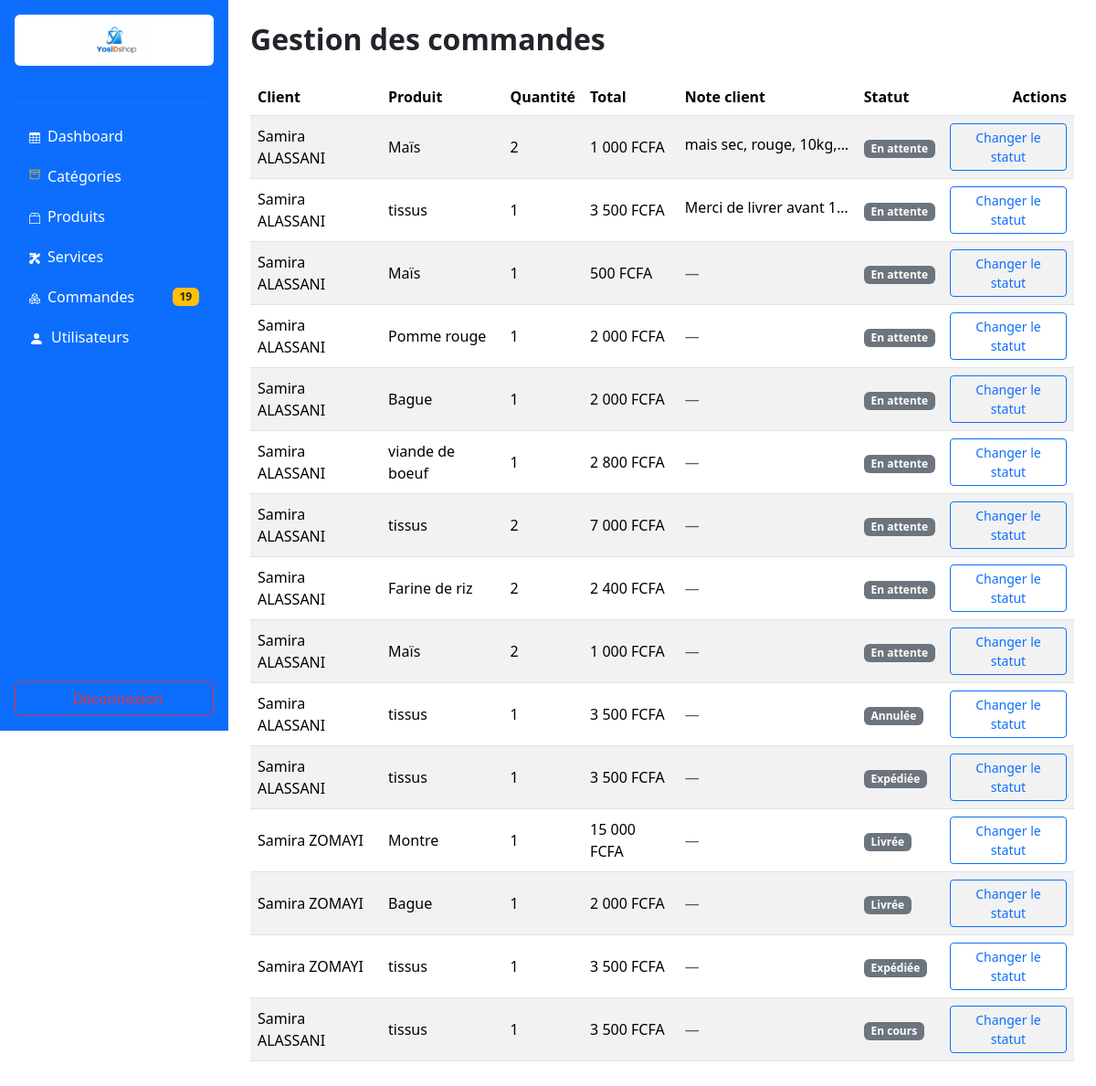
/admin/orders.php (signed in), run on the app's committed database.
### tables this page shows
CREATE TABLE IF NOT EXISTS `orders` (
  `oId` int NOT NULL AUTO_INCREMENT,
  `proId` int DEFAULT NULL,
  `servId` int DEFAULT NULL,
  `cId` int NOT NULL,
  `status` enum('en_attente','en_cours','annulee','livee','expediee') NOT NULL DEFAULT 'en_attente',
  `quantity` int NOT NULL,
  `note` text,
  `usId` int NOT NULL,
  PRIMARY KEY (`oId`),
  KEY `proId` (`proId`),
  KEY `cId` (`cId`),
  KEY `fk_users_usId` (`usId`)
);

CREATE TABLE IF NOT EXISTS `users` (
  `usId` int NOT NULL AUTO_INCREMENT,
  `lastName` varchar(150) DEFAULT NULL,
  `firstName` varchar(150) DEFAULT NULL,
  `email` varchar(255) DEFAULT NULL,
  `password` varchar(100) DEFAULT NULL,
  `role` enum('client','manager') NOT NULL DEFAULT 'client',
  `profil` varchar(255) DEFAULT NULL,
  `lastLogin` datetime DEFAULT NULL,
  PRIMARY KEY (`usId`)
);

### order/controller.php (called while the page is built, shortened)
<?php
function getToutesLesCommandes(PDO $pdo)
{
    $req = "SELECT orders.oId, orders.quantity, orders.status, orders.note,
                   COALESCE(product.proName, service.servName) AS proName,
                   COALESCE(product.price, service.priceHours) AS price,
                   users.lastName AS clientNom,
                   users.firstname AS clientPrenom
            FROM orders
            LEFT JOIN product ON orders.proId = product.proId
            LEFT JOIN service ON orders.servId = service.servId
            JOIN users ON orders.usId = users.usId
            ORDER BY orders.oId DESC";
    $stmt = $pdo->query($req);
    return $stmt->fetchAll(PDO::FETCH_ASSOC);
}

### admin/orders.php (the view, shortened to what this page needs)
<?php
require_once(__DIR__ . "/../order/controller.php");
require_once(__DIR__ . "/../config/db.php");
$commandes = getToutesLesCommandes($pdo);
$statutsDisponibles = [
    'en_attente' => 'En attente',
    'en_cours' => 'En cours',
    'expediee' => 'Expédiée',
    'livee' => 'Livrée',
    'annulee' => 'Annulée',
];
?>
<!DOCTYPE html>
<html lang="fr">
<head>
    <link rel="stylesheet" href="../assets/css/bootstrap.css">
    <link rel="stylesheet" href="../assets/css/style.css?v=<?php echo filemtime(__DIR__ . '/../assets/css/style.css'); ?>">
</head>
<body>
    <?php include(__DIR__ . "/../admin/sidebar_admin.php"); ?>
    <main class="container-fluid px-4 my-4" style="margin-left: 250px; width: calc(100% - 250px);">
        <h2 class="fw-bold mb-4">Gestion des commandes</h2>
        <?php if (empty($commandes)): ?>
            <div class="alert alert-info">Aucune commande pour le moment.</div>
        <?php else: ?>
            <div class="table-responsive">
                <table class="table table-striped align-middle">
                    <thead>
                        <tr>
                            <th>Client</th>
                            <th>Produit</th>
                            <th>Quantité</th>
                            <th>Total</th>
                            <th>Note client</th>
                            <th>Statut</th>
                            <th class="text-end">Actions</th>
                        </tr>
                    </thead>
                    <tbody>
                        <?php foreach ($commandes as $commande): ?>
                            <tr>
                                <td><?= htmlspecialchars($commande['clientPrenom'] . ' ' . $commande['clientNom']) ?></td>
                                <td><?= htmlspecialchars($commande['proName']) ?></td>
                                <td><?= $commande['quantity'] ?></td>
                                <td><?= number_format($commande['price'] * $commande['quantity'], 0, ',', ' ') ?> FCFA</td>
                                <td>
                                    <?php if (!empty($commande['note'])): ?>
                                        <span class="text-truncate d-inline-block" style="max-width: 180px;" title="<?= htmlspecialchars($commande['note']) ?>">
                                            <?= htmlspecialchars($commande['note']) ?>
                                        </span>
                                    <?php else: ?>
                                        <span class="text-muted">—</span>
                                    <?php endif; ?>
                                </td>
                                <td>
                                    <span class="badge bg-secondary"><?= $statutsDisponibles[$commande['status']] ?? $commande['status'] ?></span>
                                </td>
                                <td class="text-end">
                                    <button type="button" class="btn btn-sm btn-outline-primary"
                                            data-bs-toggle="modal" data-bs-target="#modalStatut<?= $commande['oId'] ?>">
                                        Changer le statut
                                    </button>
                                </td>
                            </tr>
                        <?php endforeach; ?>
                    </tbody>
                </table>
            </div>
        <?php endif; ?>
    </main>
</body>
</html>

### assets/css/style.css (style rules this page uses)
* { margin: 0; padding: 0; box-sizing: border-box; }

### data on the page
orders: usId.lastName "Samira ALASSANI", proName "Maïs", quantity "2", quantity "1 000", note "mais sec, rouge, 10kg,…", status "En attente"
orders: usId.lastName "Samira ALASSANI", proName "tissus", quantity "1", quantity "3 500", note "Merci de livrer avant 1…", status "En attente"
orders: usId.lastName "Samira ALASSANI", proName "Maïs", quantity "1", quantity "500", status "En attente"
orders: usId.lastName "Samira ALASSANI", proName "Pomme rouge", quantity "1", quantity "2 000", status "En attente"
orders: usId.lastName "Samira ALASSANI", proName "Bague", quantity "1", quantity "2 000", status "En attente"
orders: usId.lastName "Samira ALASSANI", proName "viande de boeuf", quantity "1", quantity "2 800", status "En attente"
orders: usId.lastName "Samira ALASSANI", proName "tissus", quantity "2", quantity "7 000", status "En attente"
orders: usId.lastName "Samira ALASSANI", proName "Farine de riz", quantity "2", quantity "2 400", status "En attente"
orders: usId.lastName "Samira ALASSANI", proName "Maïs", quantity "2", quantity "1 000", status "En attente"
orders: usId.lastName "Samira ALASSANI", proName "tissus", quantity "1", quantity "3 500", status "Annulée"
orders: usId.lastName "Samira ALASSANI", proName "tissus", quantity "1", quantity "3 500", status "Expédiée"
orders: usId.lastName "Samira ZOMAYI", proName "Montre", quantity "1", quantity "15 000", status "Livrée"
orders: usId.lastName "Samira ZOMAYI", proName "Bague", quantity "1", quantity "2 000", status "Livrée"
orders: usId.lastName "Samira ZOMAYI", proName "tissus", quantity "1", quantity "3 500", status "Expédiée"
orders: usId.lastName "Samira ALASSANI", proName "tissus", quantity "1", quantity "3 500", status "En cours"

### other printed values
$nombreCommandesEnAttente "19"
